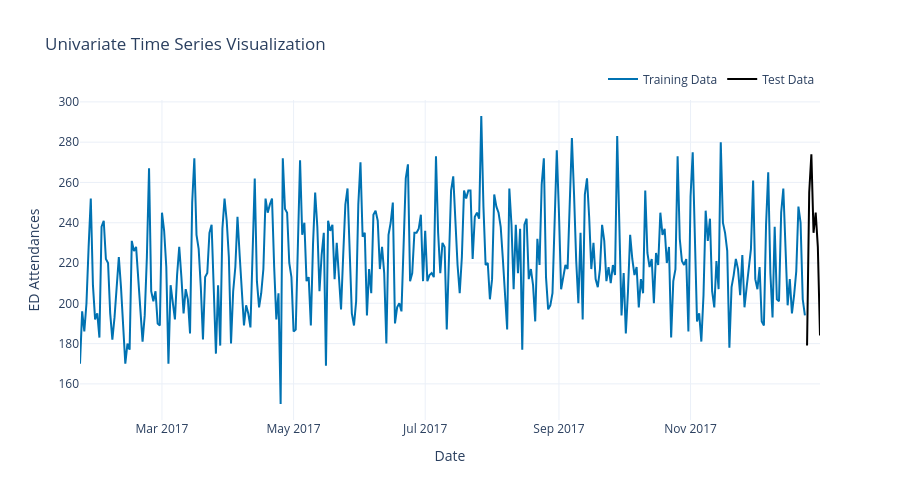

The notebook cell this image was saved under:
### Code cell
# train-test split
train, test = attends[:-HOLDOUT], attends[-HOLDOUT:]

fig = plot_time_series(
    training_data=train,
    test_data=test,
    test_data_mode="lines",
    y_axis_label="ED Attendances"
    )

### Figure 1 — Plotly figure (JSON) as saved in the notebook; plotly's stock layout.template omitted (floating-point values rounded to 4 significant figures; data arrays with more than 128 entries replaced by an {"elided": "..."} marker saying what was removed)
{"data": [{"line": {"color": "#0072B2"}, "mode": "lines", "name": "Training Data", "type": "scatter", "x": {"elided": "337 str values"}, "y": {"elided": "337 int values"}}, {"line": {"color": "#000000"}, "mode": "lines", "name": "Test Data", "type": "scatter", "x": ["2017-12-25T00:00:00.000000000", "2017-12-26T00:00:00.000000000", "2017-12-27T00:00:00.000000000", "2017-12-28T00:00:00.000000000", "2017-12-29T00:00:00.000000000", "2017-12-30T00:00:00.000000000", "2017-12-31T00:00:00.000000000"], "y": [179, 255, 274, 235, 245, 228, 184]}], "layout": {"height": 500, "hovermode": "x unified", "legend": {"orientation": "h", "x": 1, "xanchor": "right", "y": 1.02, "yanchor": "bottom"}, "title": {"text": "Univariate Time Series Visualization"}, "width": 900, "xaxis": {"showspikes": true, "spikecolor": "gray", "spikedash": "dot", "spikemode": "across", "spikesnap": "cursor", "spikethickness": 1.5, "title": {"text": "Date"}}, "yaxis": {"showspikes": false, "title": {"text": "ED Attendances"}}}}
